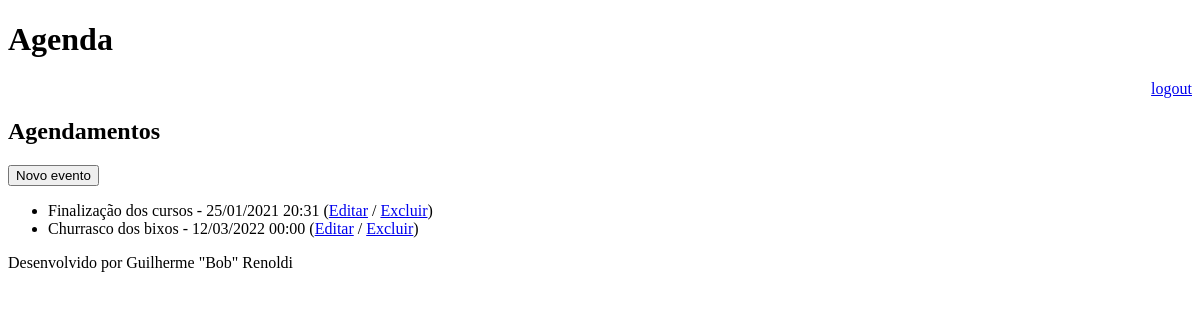
/agenda/ (signed in), run on an earlier commit of the app's database.
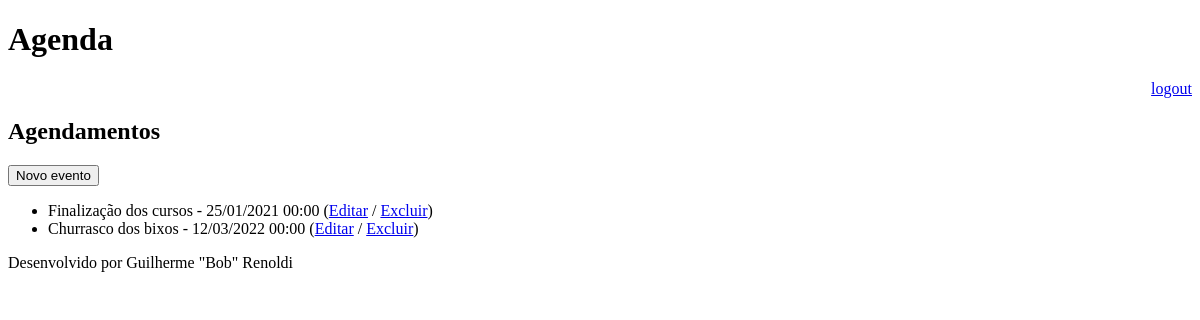
And on a later commit of the database.
### core/models.py (models this page shows, shortened)
class Evento(models.Model):
    titulo = models.CharField(max_length=100)
    descricao = models.TextField(blank=True, null=True)
    local = models.TextField(verbose_name='Local do evento')
    data_evento = models.DateTimeField(verbose_name='Data do Evento')
    data_criacao = models.DateTimeField(auto_now=True)
    usuario = models.ForeignKey(User, on_delete=models.CASCADE)
    class Meta:
        db_table = 'eventos'
    def atrasado(self):
        if self.data_evento < datetime.now():
            return True
    def get_data_evento(self):
        return self.data_evento.strftime('%d/%m/%Y %H:%M')

### core/views.py (the view)
# urls.py: path('agenda/', views.lista_eventos),
@login_required(login_url='/login/')
def lista_eventos(request):
    usuario = request.user
    data_atual = datetime.now() - timedelta(hours=1)
    evento = Evento.objects.filter(usuario=usuario)  # __lt is less than
    dados = {'eventos': evento}
    return render(request, 'agenda.html', dados)

### templates/agenda.html (shortened to what this page needs)
{% extends "model-page.html" %}
{% block content%}
    <h2>Agendamentos</h2>
    <a href="evento/">
        <button type="button">Novo evento</button>
    </a>
    <ul>
        {% for evento in eventos %}
            <li>
                <div >
                    {{ evento.titulo }} - {{evento.get_data_evento}}
                    (<a href="evento/?id={{ evento.id }}">Editar</a>
                    / <a href="evento/delete/{{ evento.id }}/">Excluir</a>)
                </div>
            </li>
        {% endfor %}
    </ul>
{% endblock %}

What changed in the data, as far as the page shows it:
changed Evento "Finalização dos cursos": get_data_evento "25/01/2021 20:31" → "25/01/2021 00:00"
